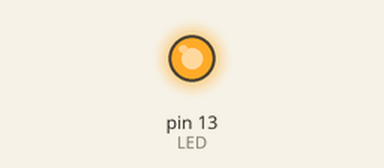
This sketch was run on a simulated Arduino Uno, built with avr-gcc and run on an emulated ATmega328P. Parts: output pins drawn as LEDs (lit = HIGH).

Above: at 0.2 s.
Timing chart, 0 to 1.7 s (numbered marks = the images above):
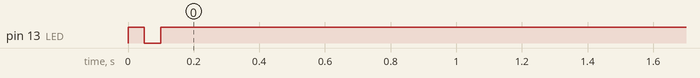

The sketch:

MindwaveMyCode.ino
```cpp
///////////////////////////////////////////////////////////////
// Arduino Bluetooth Interface with Mindwave
// Sophi Kravitz edit 11-4
// Shane Clements edit 11-5
////////////////////////////////////////////////////////////////////////
#include <SoftwareSerial.h>     // library for software serial
SoftwareSerial bluetooth(5, 6);  // RX, TX
int LED=13;

void setup() {

//  secuencia de encendido
  pinMode(LED,OUTPUT);
  digitalWrite(LED,HIGH);
  delay(50);
  digitalWrite(LED,LOW);
  delay(50);
  digitalWrite(LED,HIGH);
  delay(100);
  Serial.begin(57600);
  delay(500);
  bluetooth.begin(4800);
  delay(500);
  bluetooth.print("Initializing System....");
  bluetooth.println();

}

void loop(){
}
```
